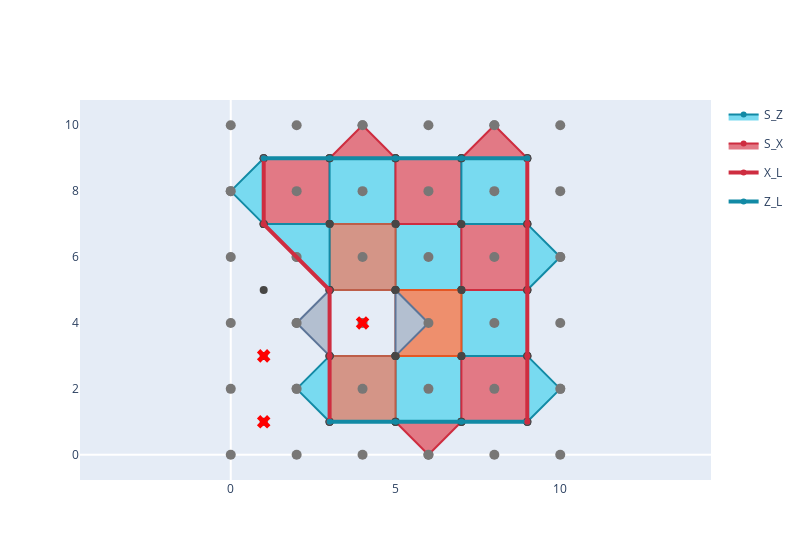

The code cell stored with this chart in its notebook:
### Code cell
# Plot the outputs.
figs = [plot(damaged_patch) for damaged_patch in damaged_patches]
for fig in figs:
    fig.show()

### Figure 1 — Plotly figure (JSON) as saved in the notebook; plotly's stock layout.template omitted (floating-point values rounded to 4 significant figures)
{"data": [{"marker": {"color": "#474645", "size": 8}, "mode": "markers", "name": "qubit", "showlegend": false, "type": "scatter", "x": [1, 1, 1, 1, 1, 3, 3, 3, 3, 3, 5, 5, 5, 5, 5, 7, 7, 7, 7, 7, 9, 9, 9, 9, 9], "y": [1, 3, 5, 7, 9, 1, 3, 5, 7, 9, 1, 3, 5, 7, 9, 1, 3, 5, 7, 9, 1, 3, 5, 7, 9]}, {"marker": {"color": "#787776", "size": 10}, "mode": "markers", "name": "qubit", "showlegend": false, "type": "scatter", "x": [0, 0, 0, 0, 0, 0, 2, 2, 2, 2, 2, 2, 4, 4, 4, 4, 4, 4, 6, 6, 6, 6, 6, 6, 8, 8, 8, 8, 8, 8, 10, 10, 10, 10, 10, 10], "y": [0, 2, 4, 6, 8, 10, 0, 2, 4, 6, 8, 10, 0, 2, 4, 6, 8, 10, 0, 2, 4, 6, 8, 10, 0, 2, 4, 6, 8, 10, 0, 2, 4, 6, 8, 10]}, {"fill": "toself", "fillcolor": "#78DAF0", "hoverinfo": "none", "legendgroup": "S_Z", "line": {"color": "#128AA5", "width": 2}, "name": "S_Z", "showlegend": true, "type": "scatter", "x": [5, 7, 7, 5, 5], "y": [1, 1, 3, 3, 1]}, {"marker": {"color": "#474645", "size": 8}, "mode": "markers", "name": "data", "showlegend": false, "type": "scatter", "x": [5, 7, 5, 7], "y": [3, 3, 1, 1]}, {"fill": "toself", "fillcolor": "#78DAF0", "hoverinfo": "none", "legendgroup": "S_Z", "line": {"color": "#128AA5", "width": 2}, "name": "S_Z", "showlegend": false, "type": "scatter", "x": [5, 7, 7, 5, 5], "y": [5, 5, 7, 7, 5]}, {"marker": {"color": "#474645", "size": 8}, "mode": "markers", "name": "data", "showlegend": false, "type": "scatter", "x": [5, 7, 5, 7], "y": [7, 7, 5, 5]}, {"fill": "toself", "fillcolor": "#E27985", "hoverinfo": "none", "legendgroup": "S_X", "line": {"color": "#CE2D40", "width": 2}, "name": "S_X", "showlegend": true, "type": "scatter", "x": [1, 3, 3, 1, 1], "y": [7, 7, 9, 9, 7]}, {"marker": {"color": "#474645", "size": 8}, "mode": "markers", "name": "data", "showlegend": false, "type": "scatter", "x": [1, 3, 1, 3], "y": [9, 9, 7, 7]}, {"fill": "toself", "fillcolor": "#78DAF0", "hoverinfo": "none", "legendgroup": "S_Z", "line": {"color": "#128AA5", "width": 2}, "name": "S_Z", "showlegend": false, "type": "scatter", "x": [3, 5, 5, 3, 3], "y": [7, 7, 9, 9, 7]}, {"marker": {"color": "#474645", "size": 8}, "mode": "markers", "name": "data", "showlegend": false, "type": "scatter", "x": [3, 5, 3, 5], "y": [9, 9, 7, 7]}, {"fill": "toself", "fillcolor": "#E27985", "hoverinfo": "none", "legendgroup": "S_X", "line": {"color": "#CE2D40", "width": 2}, "name": "S_X", "showlegend": false, "type": "scatter", "x": [5, 7, 7, 5, 5], "y": [7, 7, 9, 9, 7]}, {"marker": {"color": "#474645", "size": 8}, "mode": "markers", "name": "data", "showlegend": false, "type": "scatter", "x": [5, 7, 5, 7], "y": [9, 9, 7, 7]}, {"fill": "toself", "fillcolor": "#E27985", "hoverinfo": "none", "legendgroup": "S_X", "line": {"color": "#CE2D40", "width": 2}, "name": "S_X", "showlegend": false, "type": "scatter", "x": [7, 9, 9, 7, 7], "y": [1, 1, 3, 3, 1]}, {"marker": {"color": "#474645", "size": 8}, "mode": "markers", "name": "data", "showlegend": false, "type": "scatter", "x": [7, 9, 7, 9], "y": [3, 3, 1, 1]}, {"fill": "toself", "fillcolor": "#78DAF0", "hoverinfo": "none", "legendgroup": "S_Z", "line": {"color": "#128AA5", "width": 2}, "name": "S_Z", "showlegend": false, "type": "scatter", "x": [7, 9, 9, 7, 7], "y": [3, 3, 5, 5, 3]}, {"marker": {"color": "#474645", "size": 8}, "mode": "markers", "name": "data", "showlegend": false, "type": "scatter", "x": [7, 9, 7, 9], "y": [5, 5, 3, 3]}, {"fill": "toself", "fillcolor": "#E27985", "hoverinfo": "none", "legendgroup": "S_X", "line": {"color": "#CE2D40", "width": 2}, "name": "S_X", "showlegend": false, "type": "scatter", "x": [7, 9, 9, 7, 7], "y": [5, 5, 7, 7, 5]}, {"marker": {"color": "#474645", "size": 8}, "mode": "markers", "name": "data", "showlegend": false, "type": "scatter", "x": [7, 9, 7, 9], "y": [7, 7, 5, 5]}, {"fill": "toself", "fillcolor": "#78DAF0", "hoverinfo": "none", "legendgroup": "S_Z", "line": {"color": "#128AA5", "width": 2}, "name": "S_Z", "showlegend": false, "type": "scatter", "x": [7, 9, 9, 7, 7], "y": [7, 7, 9, 9, 7]}, {"marker": {"color": "#474645", "size": 8}, "mode": "markers", "name": "data", "showlegend": false, "type": "scatter", "x": [7, 9, 7, 9], "y": [9, 9, 7, 7]}, {"fill": "toself", "fillcolor": "#D49587", "hoverinfo": "none", "legendgroup": "S_X", "line": {"color": "#BD5E49", "width": 2}, "name": "S_X", "showlegend": false, "type": "scatter", "x": [3, 5, 5, 3, 3], "y": [5, 5, 7, 7, 5]}, {"marker": {"color": "#474645", "size": 8}, "mode": "markers", "name": "data", "showlegend": false, "type": "scatter", "x": [3, 3, 5, 5], "y": [7, 5, 7, 5]}, {"fill": "toself", "fillcolor": "#D49587", "hoverinfo": "none", "legendgroup": "S_X", "line": {"color": "#BD5E49", "width": 2}, "name": "S_X", "showlegend": false, "type": "scatter", "x": [3, 5, 5, 3, 3], "y": [1, 1, 3, 3, 1]}, {"marker": {"color": "#474645", "size": 8}, "mode": "markers", "name": "data", "showlegend": false, "type": "scatter", "x": [3, 3, 5, 5], "y": [1, 3, 1, 3]}, {"fill": "toself", "fillcolor": "#EE8F6D", "hoverinfo": "none", "legendgroup": "S_X", "line": {"color": "#E55724", "width": 2}, "name": "S_X", "showlegend": false, "type": "scatter", "x": [5, 7, 7, 5, 5], "y": [3, 3, 5, 5, 3]}, {"marker": {"color": "#474645", "size": 8}, "mode": "markers", "name": "data", "showlegend": false, "type": "scatter", "x": [5, 7, 5, 7], "y": [5, 5, 3, 3]}, {"fill": "toself", "fillcolor": "#78DAF0", "hoverinfo": "none", "legendgroup": "S_Z", "line": {"color": "#128AA5", "width": 2}, "name": "S_Z", "showlegend": false, "type": "scatter", "x": [1, 3, 3, 1], "y": [7, 7, 5, 7]}, {"marker": {"color": "#474645", "size": 8}, "mode": "markers", "name": "data", "showlegend": false, "type": "scatter", "x": [1, 3, 3], "y": [7, 7, 5]}, {"fill": "toself", "fillcolor": "#78DAF0", "hoverinfo": "none", "legendgroup": "S_Z", "line": {"color": "#128AA5", "width": 2}, "name": "S_Z", "showlegend": false, "type": "scatter", "x": [2, 3, 3, 2], "y": [2, 1, 3, 2]}, {"marker": {"color": "#474645", "size": 8}, "mode": "markers", "name": "data", "showlegend": false, "type": "scatter", "x": [3, 3], "y": [1, 3]}, {"fill": "toself", "fillcolor": "#E27985", "hoverinfo": "none", "legendgroup": "S_X", "line": {"color": "#CE2D40", "width": 2}, "name": "S_X", "showlegend": false, "type": "scatter", "x": [6, 5, 7, 6], "y": [0, 1, 1, 0]}, {"marker": {"color": "#474645", "size": 8}, "mode": "markers", "name": "data", "showlegend": false, "type": "scatter", "x": [5, 7], "y": [1, 1]}, {"fill": "toself", "fillcolor": "#78DAF0", "hoverinfo": "none", "legendgroup": "S_Z", "line": {"color": "#128AA5", "width": 2}, "name": "S_Z", "showlegend": false, "type": "scatter", "x": [0, 1, 1, 0], "y": [8, 9, 7, 8]}, {"marker": {"color": "#474645", "size": 8}, "mode": "markers", "name": "data", "showlegend": false, "type": "scatter", "x": [1, 1], "y": [9, 7]}, {"fill": "toself", "fillcolor": "#E27985", "hoverinfo": "none", "legendgroup": "S_X", "line": {"color": "#CE2D40", "width": 2}, "name": "S_X", "showlegend": false, "type": "scatter", "x": [4, 3, 5, 4], "y": [10, 9, 9, 10]}, {"marker": {"color": "#474645", "size": 8}, "mode": "markers", "name": "data", "showlegend": false, "type": "scatter", "x": [3, 5], "y": [9, 9]}, {"fill": "toself", "fillcolor": "#E27985", "hoverinfo": "none", "legendgroup": "S_X", "line": {"color": "#CE2D40", "width": 2}, "name": "S_X", "showlegend": false, "type": "scatter", "x": [8, 7, 9, 8], "y": [10, 9, 9, 10]}, {"marker": {"color": "#474645", "size": 8}, "mode": "markers", "name": "data", "showlegend": false, "type": "scatter", "x": [7, 9], "y": [9, 9]}, {"fill": "toself", "fillcolor": "#78DAF0", "hoverinfo": "none", "legendgroup": "S_Z", "line": {"color": "#128AA5", "width": 2}, "name": "S_Z", "showlegend": false, "type": "scatter", "x": [10, 9, 9, 10], "y": [2, 3, 1, 2]}, {"marker": {"color": "#474645", "size": 8}, "mode": "markers", "name": "data", "showlegend": false, "type": "scatter", "x": [9, 9], "y": [3, 1]}, {"fill": "toself", "fillcolor": "#78DAF0", "hoverinfo": "none", "legendgroup": "S_Z", "line": {"color": "#128AA5", "width": 2}, "name": "S_Z", "showlegend": false, "type": "scatter", "x": [10, 9, 9, 10], "y": [6, 7, 5, 6]}, {"marker": {"color": "#474645", "size": 8}, "mode": "markers", "name": "data", "showlegend": false, "type": "scatter", "x": [9, 9], "y": [7, 5]}, {"fill": "toself", "fillcolor": "#B3BFD0", "hoverinfo": "none", "legendgroup": "S_Z", "line": {"color": "#5D7598", "width": 2}, "name": "S_Z", "showlegend": false, "type": "scatter", "x": [2, 3, 3, 2], "y": [4, 5, 3, 4]}, {"marker": {"color": "#474645", "size": 8}, "mode": "markers", "name": "data", "showlegend": false, "type": "scatter", "x": [3, 3], "y": [5, 3]}, {"fill": "toself", "fillcolor": "#B3BFD0", "hoverinfo": "none", "legendgroup": "S_Z", "line": {"color": "#5D7598", "width": 2}, "name": "S_Z", "showlegend": false, "type": "scatter", "x": [6, 5, 5, 6], "y": [4, 5, 3, 4]}, {"marker": {"color": "#474645", "size": 8}, "mode": "markers", "name": "data", "showlegend": false, "type": "scatter", "x": [5, 5], "y": [5, 3]}, {"hoverlabel": {"namelength": -1}, "marker": {"color": "#787776", "size": 10}, "mode": "markers", "name": "Ancilla ZZ", "showlegend": false, "type": "scatter", "x": [2], "y": [2]}, {"hoverlabel": {"namelength": -1}, "marker": {"color": "#787776", "size": 10}, "mode": "markers", "name": "Ancilla ZZZ", "showlegend": false, "type": "scatter", "x": [2], "y": [6]}, {"hoverlabel": {"namelength": -1}, "marker": {"color": "#787776", "size": 10}, "mode": "markers", "name": "Ancilla XX", "showlegend": false, "type": "scatter", "x": [6], "y": [0]}, {"hoverlabel": {"namelength": -1}, "marker": {"color": "#787776", "size": 10}, "mode": "markers", "name": "Ancilla ZZZZ", "showlegend": false, "type": "scatter", "x": [6], "y": [2]}, {"hoverlabel": {"namelength": -1}, "marker": {"color": "#787776", "size": 10}, "mode": "markers", "name": "Ancilla ZZZZ", "showlegend": false, "type": "scatter", "x": [6], "y": [6]}, {"hoverlabel": {"namelength": -1}, "marker": {"color": "#787776", "size": 10}, "mode": "markers", "name": "Ancilla ZZ", "showlegend": false, "type": "scatter", "x": [0], "y": [8]}, {"hoverlabel": {"namelength": -1}, "marker": {"color": "#787776", "size": 10}, "mode": "markers", "name": "Ancilla XXXX", "showlegend": false, "type": "scatter", "x": [2], "y": [8]}, {"hoverlabel": {"namelength": -1}, "marker": {"color": "#787776", "size": 10}, "mode": "markers", "name": "Ancilla ZZZZ", "showlegend": false, "type": "scatter", "x": [4], "y": [8]}, {"hoverlabel": {"namelength": -1}, "marker": {"color": "#787776", "size": 10}, "mode": "markers", "name": "Ancilla XXXX", "showlegend": false, "type": "scatter", "x": [6], "y": [8]}, {"hoverlabel": {"namelength": -1}, "marker": {"color": "#787776", "size": 10}, "mode": "markers", "name": "Ancilla XXXX", "showlegend": false, "type": "scatter", "x": [8], "y": [2]}, {"hoverlabel": {"namelength": -1}, "marker": {"color": "#787776", "size": 10}, "mode": "markers", "name": "Ancilla ZZZZ", "showlegend": false, "type": "scatter", "x": [8], "y": [4]}, {"hoverlabel": {"namelength": -1}, "marker": {"color": "#787776", "size": 10}, "mode": "markers", "name": "Ancilla XXXX", "showlegend": false, "type": "scatter", "x": [8], "y": [6]}, {"hoverlabel": {"namelength": -1}, "marker": {"color": "#787776", "size": 10}, "mode": "markers", "name": "Ancilla ZZZZ", "showlegend": false, "type": "scatter", "x": [8], "y": [8]}, {"hoverlabel": {"namelength": -1}, "marker": {"color": "#787776", "size": 10}, "mode": "markers", "name": "Ancilla XX", "showlegend": false, "type": "scatter", "x": [4], "y": [10]}, {"hoverlabel": {"namelength": -1}, "marker": {"color": "#787776", "size": 10}, "mode": "markers", "name": "Ancilla XX", "showlegend": false, "type": "scatter", "x": [8], "y": [10]}, {"hoverlabel": {"namelength": -1}, "marker": {"color": "#787776", "size": 10}, "mode": "markers", "name": "Ancilla ZZ", "showlegend": false, "type": "scatter", "x": [10], "y": [2]}, {"hoverlabel": {"namelength": -1}, "marker": {"color": "#787776", "size": 10}, "mode": "markers", "name": "Ancilla ZZ", "showlegend": false, "type": "scatter", "x": [10], "y": [6]}, {"hoverlabel": {"namelength": -1}, "marker": {"color": "#787776", "size": 10}, "mode": "markers", "name": "Ancilla ZZ", "showlegend": false, "type": "scatter", "x": [2], "y": [4]}, {"hoverlabel": {"namelength": -1}, "marker": {"color": "#787776", "size": 10}, "mode": "markers", "name": "Ancilla ZZ,XXXX", "showlegend": false, "type": "scatter", "x": [6], "y": [4]}, {"hoverlabel": {"namelength": -1}, "marker": {"color": "#787776", "size": 10}, "mode": "markers", "name": "Ancilla XXXX", "showlegend": false, "type": "scatter", "x": [4], "y": [6]}, {"hoverlabel": {"namelength": -1}, "marker": {"color": "#787776", "size": 10}, "mode": "markers", "name": "Ancilla XXXX", "showlegend": false, "type": "scatter", "x": [4], "y": [2]}, {"legendgroup": "X_L", "line": {"color": "#CE2D40", "width": 4}, "name": "X_L", "showlegend": false, "type": "scatter", "x": [1, 1, 3, 3, 3], "y": [9, 7, 5, 3, 1]}, {"legendgroup": "Z_L", "line": {"color": "#128AA5", "width": 4}, "name": "Z_L", "showlegend": false, "type": "scatter", "x": [3, 5, 7, 9], "y": [1, 1, 1, 1]}, {"legendgroup": "X_L", "line": {"color": "#CE2D40", "width": 4}, "name": "X_L", "showlegend": true, "type": "scatter", "x": [9, 9, 9, 9, 9], "y": [1, 3, 5, 7, 9]}, {"legendgroup": "Z_L", "line": {"color": "#128AA5", "width": 4}, "name": "Z_L", "showlegend": true, "type": "scatter", "x": [9, 7, 5, 3, 1], "y": [9, 9, 9, 9, 9]}, {"marker": {"color": "red", "size": 12, "symbol": "x"}, "mode": "markers", "name": "qubit defect", "showlegend": false, "type": "scatter", "x": [4, 1, 1], "y": [4, 3, 1]}], "layout": {"autosize": false, "width": 800, "xaxis": {"showgrid": false}, "yaxis": {"scaleanchor": "x", "showgrid": false}}}
